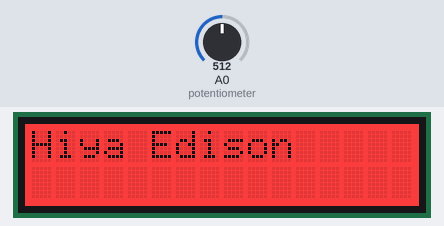
Recording of a sketch running on a simulated Arduino Uno, built with avr-gcc and run on an emulated ATmega328P. On the bench: 16×2 character LCD. The test bench sets the inputs (shaded band); at power-on: A0 (potentiometer) = 512.

Above: at 0.1 s.
At 1.24 s:
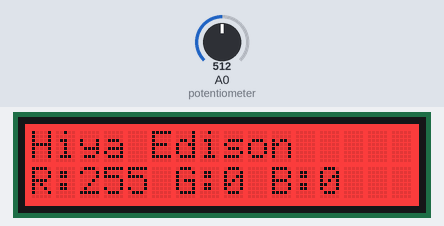
At 9.58 s:
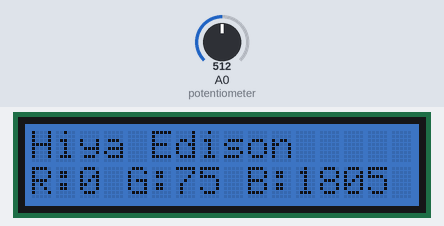
At 20.64 s:
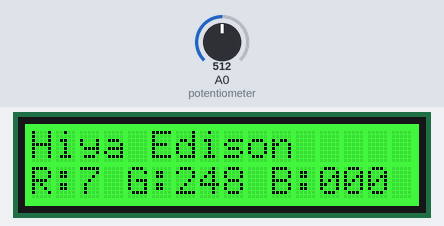
At 29.28 s:
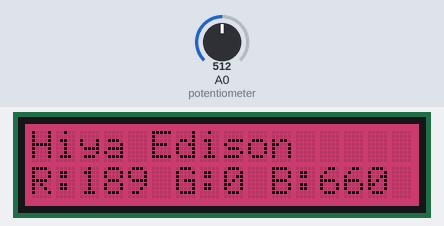
At 39.77 s:
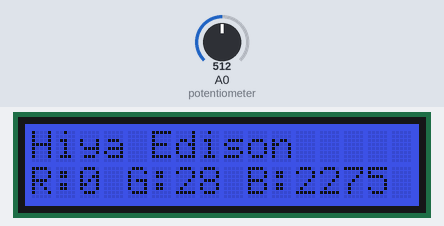

The sketch:

lcd.ino
```cpp
/*

	Crossfade the RGB backlight and display the values

*/
#include <Wire.h>
#include "rgb_lcd.h"

rgb_lcd lcd;

const int colorR = 255;
const int colorG = 0;
const int colorB = 0;

const int potentiometer = A0;


void setup() {
	// set up the LCD's number of columns and rows:
	lcd.begin(16, 2);

	lcd.setRGB(colorR, colorG, colorB);

	// Print a message to the LCD.
	lcd.print("Hiya Edison");

	pinMode(potentiometer, INPUT);

	delay(1000);
}

void displayRGB(int r, int g, int b) {
	lcd.setCursor(0, 1);
	lcd.print("R:");
	lcd.print(r);

	lcd.print(" G:");
	lcd.print(g);

	lcd.print(" B:");
	lcd.print(b);
}

void loop() {

	int potVal = analogRead(potentiometer);

	int speed = 5;

	for (int red = 255; red > 0; --red)	{

		int green = map( red, 255, 0, 0, 255 );
		lcd.setRGB(red, green, 0);

		displayRGB(red, green, 0);

		delay(speed);
	}

	for (int green = 255; green > 0; --green)	{

		int blue = map( green, 255, 0, 0, 255 );
		lcd.setRGB(0, green, blue);

		displayRGB(0, green, blue);

		delay(speed);
	}

	for (int blue = 255; blue > 0; --blue)	{

		int red = map( blue, 255, 0, 0, 255 );
		lcd.setRGB(red, 0, blue);

		displayRGB(red, 0, blue);

		delay(speed);
	}

}
```
